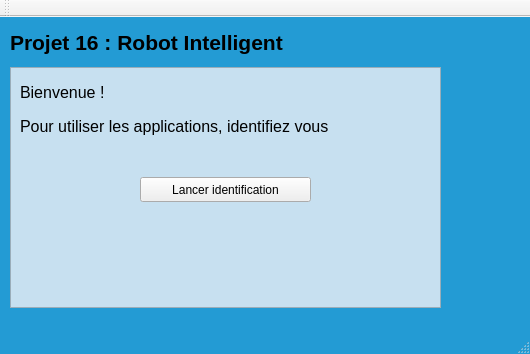
<?xml version="1.0" encoding="UTF-8"?>
<ui version="4.0">
 <class>MainWindow</class>
 <widget class="QMainWindow" name="MainWindow">
  <property name="geometry">
   <rect>
    <x>0</x>
    <y>0</y>
    <width>530</width>
    <height>354</height>
   </rect>
  </property>
  <property name="palette">
   <palette>
    <active>
     <colorrole role="WindowText">
      <brush brushstyle="SolidPattern">
       <color alpha="255">
        <red>0</red>
        <green>0</green>
        <blue>0</blue>
       </color>
      </brush>
     </colorrole>
     <colorrole role="Button">
      <brush brushstyle="SolidPattern">
       <color alpha="255">
        <red>35</red>
        <green>155</green>
        <blue>212</blue>
       </color>
      </brush>
     </colorrole>
     <colorrole role="Light">
      <brush brushstyle="SolidPattern">
       <color alpha="255">
        <red>105</red>
        <green>207</green>
        <blue>255</blue>
       </color>
      </brush>
     </colorrole>
     <colorrole role="Midlight">
      <brush brushstyle="SolidPattern">
       <color alpha="255">
        <red>70</red>
        <green>181</green>
        <blue>233</blue>
       </color>
      </brush>
     </colorrole>
     <colorrole role="Dark">
      <brush brushstyle="SolidPattern">
       <color alpha="255">
        <red>17</red>
        <green>77</green>
        <blue>106</blue>
       </color>
      </brush>
     </colorrole>
     <colorrole role="Mid">
      <brush brushstyle="SolidPattern">
       <color alpha="255">
        <red>23</red>
        <green>103</green>
        <blue>141</blue>
       </color>
      </brush>
     </colorrole>
     <colorrole role="Text">
      <brush brushstyle="SolidPattern">
       <color alpha="255">
        <red>0</red>
        <green>0</green>
        <blue>0</blue>
       </color>
      </brush>
     </colorrole>
     <colorrole role="BrightText">
      <brush brushstyle="SolidPattern">
       <color alpha="255">
        <red>255</red>
        <green>255</green>
        <blue>255</blue>
       </color>
      </brush>
     </colorrole>
     <colorrole role="ButtonText">
      <brush brushstyle="SolidPattern">
       <color alpha="255">
        <red>0</red>
        <green>0</green>
        <blue>0</blue>
       </color>
      </brush>
     </colorrole>
     <colorrole role="Base">
      <brush brushstyle="SolidPattern">
       <color alpha="255">
        <red>255</red>
        <green>255</green>
        <blue>255</blue>
       </color>
      </brush>
     </colorrole>
     <colorrole role="Window">
      <brush brushstyle="SolidPattern">
       <color alpha="255">
        <red>35</red>
        <green>155</green>
        <blue>212</blue>
       </color>
      </brush>
     </colorrole>
     <colorrole role="Shadow">
      <brush brushstyle="SolidPattern">
       <color alpha="255">
        <red>0</red>
        <green>0</green>
        <blue>0</blue>
       </color>
      </brush>
     </colorrole>
     <colorrole role="AlternateBase">
      <brush brushstyle="SolidPattern">
       <color alpha="255">
        <red>145</red>
        <green>205</green>
        <blue>233</blue>
       </color>
      </brush>
     </colorrole>
     <colorrole role="ToolTipBase">
      <brush brushstyle="SolidPattern">
       <color alpha="255">
        <red>255</red>
        <green>255</green>
        <blue>220</blue>
       </color>
      </brush>
     </colorrole>
     <colorrole role="ToolTipText">
      <brush brushstyle="SolidPattern">
       <color alpha="255">
        <red>0</red>
        <green>0</green>
        <blue>0</blue>
       </color>
      </brush>
     </colorrole>
    </active>
    <inactive>
     <colorrole role="WindowText">
      <brush brushstyle="SolidPattern">
       <color alpha="255">
        <red>0</red>
        <green>0</green>
        <blue>0</blue>
       </color>
      </brush>
     </colorrole>
     <colorrole role="Button">
      <brush brushstyle="SolidPattern">
       <color alpha="255">
        <red>35</red>
        <green>155</green>
        <blue>212</blue>
       </color>
      </brush>
     </colorrole>
     <colorrole role="Light">
      <brush brushstyle="SolidPattern">
       <color alpha="255">
        <red>105</red>
        <green>207</green>
        <blue>255</blue>
       </color>
      </brush>
     </colorrole>
     <colorrole role="Midlight">
      <brush brushstyle="SolidPattern">
       <color alpha="255">
        <red>70</red>
        <green>181</green>
        <blue>233</blue>
       </color>
      </brush>
     </colorrole>
     <colorrole role="Dark">
      <brush brushstyle="SolidPattern">
       <color alpha="255">
        <red>17</red>
        <green>77</green>
        <blue>106</blue>
       </color>
      </brush>
     </colorrole>
     <colorrole role="Mid">
      <brush brushstyle="SolidPattern">
       <color alpha="255">
        <red>23</red>
        <green>103</green>
        <blue>141</blue>
       </color>
      </brush>
     </colorrole>
     <colorrole role="Text">
      <brush brushstyle="SolidPattern">
       <color alpha="255">
        <red>0</red>
        <green>0</green>
        <blue>0</blue>
       </color>
      </brush>
     </colorrole>
     <colorrole role="BrightText">
      <brush brushstyle="SolidPattern">
       <color alpha="255">
        <red>255</red>
        <green>255</green>
        <blue>255</blue>
       </color>
      </brush>
     </colorrole>
     <colorrole role="ButtonText">
      <brush brushstyle="SolidPattern">
       <color alpha="255">
        <red>0</red>
        <green>0</green>
        <blue>0</blue>
       </color>
      </brush>
     </colorrole>
     <colorrole role="Base">
      <brush brushstyle="SolidPattern">
       <color alpha="255">
        <red>255</red>
        <green>255</green>
        <blue>255</blue>
       </color>
      </brush>
     </colorrole>
     <colorrole role="Window">
      <brush brushstyle="SolidPattern">
       <color alpha="255">
        <red>35</red>
        <green>155</green>
        <blue>212</blue>
       </color>
      </brush>
     </colorrole>
     <colorrole role="Shadow">
      <brush brushstyle="SolidPattern">
       <color alpha="255">
        <red>0</red>
        <green>0</green>
        <blue>0</blue>
       </color>
      </brush>
     </colorrole>
     <colorrole role="AlternateBase">
      <brush brushstyle="SolidPattern">
       <color alpha="255">
        <red>145</red>
        <green>205</green>
        <blue>233</blue>
       </color>
      </brush>
     </colorrole>
     <colorrole role="ToolTipBase">
      <brush brushstyle="SolidPattern">
       <color alpha="255">
        <red>255</red>
        <green>255</green>
        <blue>220</blue>
       </color>
      </brush>
     </colorrole>
     <colorrole role="ToolTipText">
      <brush brushstyle="SolidPattern">
       <color alpha="255">
        <red>0</red>
        <green>0</green>
        <blue>0</blue>
       </color>
      </brush>
     </colorrole>
    </inactive>
    <disabled>
     <colorrole role="WindowText">
      <brush brushstyle="SolidPattern">
       <color alpha="255">
        <red>17</red>
        <green>77</green>
        <blue>106</blue>
       </color>
      </brush>
     </colorrole>
     <colorrole role="Button">
      <brush brushstyle="SolidPattern">
       <color alpha="255">
        <red>35</red>
        <green>155</green>
        <blue>212</blue>
       </color>
      </brush>
     </colorrole>
     <colorrole role="Light">
      <brush brushstyle="SolidPattern">
       <color alpha="255">
        <red>105</red>
        <green>207</green>
        <blue>255</blue>
       </color>
      </brush>
     </colorrole>
     <colorrole role="Midlight">
      <brush brushstyle="SolidPattern">
       <color alpha="255">
        <red>70</red>
        <green>181</green>
        <blue>233</blue>
       </color>
      </brush>
     </colorrole>
     <colorrole role="Dark">
      <brush brushstyle="SolidPattern">
       <color alpha="255">
        <red>17</red>
        <green>77</green>
        <blue>106</blue>
       </color>
      </brush>
     </colorrole>
     <colorrole role="Mid">
      <brush brushstyle="SolidPattern">
       <color alpha="255">
        <red>23</red>
        <green>103</green>
        <blue>141</blue>
       </color>
      </brush>
     </colorrole>
     <colorrole role="Text">
      <brush brushstyle="SolidPattern">
       <color alpha="255">
        <red>17</red>
        <green>77</green>
        <blue>106</blue>
       </color>
      </brush>
     </colorrole>
     <colorrole role="BrightText">
      <brush brushstyle="SolidPattern">
       <color alpha="255">
        <red>255</red>
        <green>255</green>
        <blue>255</blue>
       </color>
      </brush>
     </colorrole>
     <colorrole role="ButtonText">
      <brush brushstyle="SolidPattern">
       <color alpha="255">
        <red>17</red>
        <green>77</green>
        <blue>106</blue>
       </color>
      </brush>
     </colorrole>
     <colorrole role="Base">
      <brush brushstyle="SolidPattern">
       <color alpha="255">
        <red>35</red>
        <green>155</green>
        <blue>212</blue>
       </color>
      </brush>
     </colorrole>
     <colorrole role="Window">
      <brush brushstyle="SolidPattern">
       <color alpha="255">
        <red>35</red>
        <green>155</green>
        <blue>212</blue>
       </color>
      </brush>
     </colorrole>
     <colorrole role="Shadow">
      <brush brushstyle="SolidPattern">
       <color alpha="255">
        <red>0</red>
        <green>0</green>
        <blue>0</blue>
       </color>
      </brush>
     </colorrole>
     <colorrole role="AlternateBase">
      <brush brushstyle="SolidPattern">
       <color alpha="255">
        <red>35</red>
        <green>155</green>
        <blue>212</blue>
       </color>
      </brush>
     </colorrole>
     <colorrole role="ToolTipBase">
      <brush brushstyle="SolidPattern">
       <color alpha="255">
        <red>255</red>
        <green>255</green>
        <blue>220</blue>
       </color>
      </brush>
     </colorrole>
     <colorrole role="ToolTipText">
      <brush brushstyle="SolidPattern">
       <color alpha="255">
        <red>0</red>
        <green>0</green>
        <blue>0</blue>
       </color>
      </brush>
     </colorrole>
    </disabled>
   </palette>
  </property>
  <property name="windowTitle">
   <string>MainWindow</string>
  </property>
  <property name="styleSheet">
   <string notr="true">Qwidget{background-color : rgb(200, 223, 237)}</string>
  </property>
  <widget class="QWidget" name="centralWidget">
   <property name="palette">
    <palette>
     <active>
      <colorrole role="WindowText">
       <brush brushstyle="SolidPattern">
        <color alpha="255">
         <red>0</red>
         <green>0</green>
         <blue>0</blue>
        </color>
       </brush>
      </colorrole>
      <colorrole role="Button">
       <brush brushstyle="SolidPattern">
        <color alpha="255">
         <red>79</red>
         <green>179</green>
         <blue>226</blue>
        </color>
       </brush>
      </colorrole>
      <colorrole role="Light">
       <brush brushstyle="SolidPattern">
        <color alpha="255">
         <red>174</red>
         <green>229</green>
         <blue>255</blue>
        </color>
       </brush>
      </colorrole>
      <colorrole role="Midlight">
       <brush brushstyle="SolidPattern">
        <color alpha="255">
         <red>126</red>
         <green>204</green>
         <blue>240</blue>
        </color>
       </brush>
      </colorrole>
      <colorrole role="Dark">
       <brush brushstyle="SolidPattern">
        <color alpha="255">
         <red>39</red>
         <green>89</green>
         <blue>113</blue>
        </color>
       </brush>
      </colorrole>
      <colorrole role="Mid">
       <brush brushstyle="SolidPattern">
        <color alpha="255">
         <red>52</red>
         <green>119</green>
         <blue>151</blue>
        </color>
       </brush>
      </colorrole>
      <colorrole role="Text">
       <brush brushstyle="SolidPattern">
        <color alpha="255">
         <red>0</red>
         <green>0</green>
         <blue>0</blue>
        </color>
       </brush>
      </colorrole>
      <colorrole role="BrightText">
       <brush brushstyle="SolidPattern">
        <color alpha="255">
         <red>255</red>
         <green>255</green>
         <blue>255</blue>
        </color>
       </brush>
      </colorrole>
      <colorrole role="ButtonText">
       <brush brushstyle="SolidPattern">
        <color alpha="255">
         <red>0</red>
         <green>0</green>
         <blue>0</blue>
        </color>
       </brush>
      </colorrole>
      <colorrole role="Base">
       <brush brushstyle="SolidPattern">
        <color alpha="255">
         <red>255</red>
         <green>255</green>
         <blue>255</blue>
        </color>
       </brush>
      </colorrole>
      <colorrole role="Window">
       <brush brushstyle="SolidPattern">
        <color alpha="255">
         <red>79</red>
         <green>179</green>
         <blue>226</blue>
        </color>
       </brush>
      </colorrole>
      <colorrole role="Shadow">
       <brush brushstyle="SolidPattern">
        <color alpha="255">
         <red>0</red>
         <green>0</green>
         <blue>0</blue>
        </color>
       </brush>
      </colorrole>
      <colorrole role="AlternateBase">
       <brush brushstyle="SolidPattern">
        <color alpha="255">
         <red>167</red>
         <green>217</green>
         <blue>240</blue>
        </color>
       </brush>
      </colorrole>
      <colorrole role="ToolTipBase">
       <brush brushstyle="SolidPattern">
        <color alpha="255">
         <red>255</red>
         <green>255</green>
         <blue>220</blue>
        </color>
       </brush>
      </colorrole>
      <colorrole role="ToolTipText">
       <brush brushstyle="SolidPattern">
        <color alpha="255">
         <red>0</red>
         <green>0</green>
         <blue>0</blue>
        </color>
       </brush>
      </colorrole>
     </active>
     <inactive>
      <colorrole role="WindowText">
       <brush brushstyle="SolidPattern">
        <color alpha="255">
         <red>0</red>
         <green>0</green>
         <blue>0</blue>
        </color>
       </brush>
      </colorrole>
      <colorrole role="Button">
       <brush brushstyle="SolidPattern">
        <color alpha="255">
         <red>79</red>
         <green>179</green>
         <blue>226</blue>
        </color>
       </brush>
      </colorrole>
      <colorrole role="Light">
       <brush brushstyle="SolidPattern">
        <color alpha="255">
         <red>174</red>
         <green>229</green>
         <blue>255</blue>
        </color>
       </brush>
      </colorrole>
      <colorrole role="Midlight">
       <brush brushstyle="SolidPattern">
        <color alpha="255">
         <red>126</red>
         <green>204</green>
         <blue>240</blue>
        </color>
       </brush>
      </colorrole>
      <colorrole role="Dark">
       <brush brushstyle="SolidPattern">
        <color alpha="255">
         <red>39</red>
         <green>89</green>
         <blue>113</blue>
        </color>
       </brush>
      </colorrole>
      <colorrole role="Mid">
       <brush brushstyle="SolidPattern">
        <color alpha="255">
         <red>52</red>
         <green>119</green>
         <blue>151</blue>
        </color>
       </brush>
      </colorrole>
      <colorrole role="Text">
       <brush brushstyle="SolidPattern">
        <color alpha="255">
         <red>0</red>
         <green>0</green>
         <blue>0</blue>
        </color>
       </brush>
      </colorrole>
      <colorrole role="BrightText">
       <brush brushstyle="SolidPattern">
        <color alpha="255">
         <red>255</red>
         <green>255</green>
         <blue>255</blue>
        </color>
       </brush>
      </colorrole>
      <colorrole role="ButtonText">
       <brush brushstyle="SolidPattern">
        <color alpha="255">
         <red>0</red>
         <green>0</green>
         <blue>0</blue>
        </color>
       </brush>
      </colorrole>
      <colorrole role="Base">
       <brush brushstyle="SolidPattern">
        <color alpha="255">
         <red>255</red>
         <green>255</green>
         <blue>255</blue>
        </color>
       </brush>
      </colorrole>
      <colorrole role="Window">
       <brush brushstyle="SolidPattern">
        <color alpha="255">
         <red>79</red>
         <green>179</green>
         <blue>226</blue>
        </color>
       </brush>
      </colorrole>
      <colorrole role="Shadow">
       <brush brushstyle="SolidPattern">
        <color alpha="255">
         <red>0</red>
         <green>0</green>
         <blue>0</blue>
        </color>
       </brush>
      </colorrole>
      <colorrole role="AlternateBase">
       <brush brushstyle="SolidPattern">
        <color alpha="255">
         <red>167</red>
         <green>217</green>
         <blue>240</blue>
        </color>
       </brush>
      </colorrole>
      <colorrole role="ToolTipBase">
       <brush brushstyle="SolidPattern">
        <color alpha="255">
         <red>255</red>
         <green>255</green>
         <blue>220</blue>
        </color>
       </brush>
      </colorrole>
      <colorrole role="ToolTipText">
       <brush brushstyle="SolidPattern">
        <color alpha="255">
         <red>0</red>
         <green>0</green>
         <blue>0</blue>
        </color>
       </brush>
      </colorrole>
     </inactive>
     <disabled>
      <colorrole role="WindowText">
       <brush brushstyle="SolidPattern">
        <color alpha="255">
         <red>39</red>
         <green>89</green>
         <blue>113</blue>
        </color>
       </brush>
      </colorrole>
      <colorrole role="Button">
       <brush brushstyle="SolidPattern">
        <color alpha="255">
         <red>79</red>
         <green>179</green>
         <blue>226</blue>
        </color>
       </brush>
      </colorrole>
      <colorrole role="Light">
       <brush brushstyle="SolidPattern">
        <color alpha="255">
         <red>174</red>
         <green>229</green>
         <blue>255</blue>
        </color>
       </brush>
      </colorrole>
      <colorrole role="Midlight">
       <brush brushstyle="SolidPattern">
        <color alpha="255">
         <red>126</red>
         <green>204</green>
         <blue>240</blue>
        </color>
       </brush>
      </colorrole>
      <colorrole role="Dark">
       <brush brushstyle="SolidPattern">
        <color alpha="255">
         <red>39</red>
         <green>89</green>
         <blue>113</blue>
        </color>
       </brush>
      </colorrole>
      <colorrole role="Mid">
       <brush brushstyle="SolidPattern">
        <color alpha="255">
         <red>52</red>
         <green>119</green>
         <blue>151</blue>
        </color>
       </brush>
      </colorrole>
      <colorrole role="Text">
       <brush brushstyle="SolidPattern">
        <color alpha="255">
         <red>39</red>
         <green>89</green>
         <blue>113</blue>
        </color>
       </brush>
      </colorrole>
      <colorrole role="BrightText">
       <brush brushstyle="SolidPattern">
        <color alpha="255">
         <red>255</red>
         <green>255</green>
         <blue>255</blue>
        </color>
       </brush>
      </colorrole>
      <colorrole role="ButtonText">
       <brush brushstyle="SolidPattern">
        <color alpha="255">
         <red>39</red>
         <green>89</green>
         <blue>113</blue>
        </color>
       </brush>
      </colorrole>
      <colorrole role="Base">
       <brush brushstyle="SolidPattern">
        <color alpha="255">
         <red>79</red>
         <green>179</green>
         <blue>226</blue>
        </color>
       </brush>
      </colorrole>
      <colorrole role="Window">
       <brush brushstyle="SolidPattern">
        <color alpha="255">
         <red>79</red>
         <green>179</green>
         <blue>226</blue>
        </color>
       </brush>
      </colorrole>
      <colorrole role="Shadow">
       <brush brushstyle="SolidPattern">
        <color alpha="255">
         <red>0</red>
         <green>0</green>
         <blue>0</blue>
        </color>
       </brush>
      </colorrole>
      <colorrole role="AlternateBase">
       <brush brushstyle="SolidPattern">
        <color alpha="255">
         <red>79</red>
         <green>179</green>
         <blue>226</blue>
        </color>
       </brush>
      </colorrole>
      <colorrole role="ToolTipBase">
       <brush brushstyle="SolidPattern">
        <color alpha="255">
         <red>255</red>
         <green>255</green>
         <blue>220</blue>
        </color>
       </brush>
      </colorrole>
      <colorrole role="ToolTipText">
       <brush brushstyle="SolidPattern">
        <color alpha="255">
         <red>0</red>
         <green>0</green>
         <blue>0</blue>
        </color>
       </brush>
      </colorrole>
     </disabled>
    </palette>
   </property>
   <property name="styleSheet">
    <string notr="true">Qwidget{ background-color : #239bd4}</string>
   </property>
   <widget class="QFrame" name="frame">
    <property name="geometry">
     <rect>
      <x>10</x>
      <y>50</y>
      <width>431</width>
      <height>241</height>
     </rect>
    </property>
    <property name="palette">
     <palette>
      <active>
       <colorrole role="Button">
        <brush brushstyle="SolidPattern">
         <color alpha="255">
          <red>199</red>
          <green>224</green>
          <blue>240</blue>
         </color>
        </brush>
       </colorrole>
       <colorrole role="Base">
        <brush brushstyle="SolidPattern">
         <color alpha="255">
          <red>199</red>
          <green>224</green>
          <blue>240</blue>
         </color>
        </brush>
       </colorrole>
       <colorrole role="Window">
        <brush brushstyle="SolidPattern">
         <color alpha="255">
          <red>199</red>
          <green>224</green>
          <blue>240</blue>
         </color>
        </brush>
       </colorrole>
      </active>
      <inactive>
       <colorrole role="Button">
        <brush brushstyle="SolidPattern">
         <color alpha="255">
          <red>199</red>
          <green>224</green>
          <blue>240</blue>
         </color>
        </brush>
       </colorrole>
       <colorrole role="Base">
        <brush brushstyle="SolidPattern">
         <color alpha="255">
          <red>199</red>
          <green>224</green>
          <blue>240</blue>
         </color>
        </brush>
       </colorrole>
       <colorrole role="Window">
        <brush brushstyle="SolidPattern">
         <color alpha="255">
          <red>199</red>
          <green>224</green>
          <blue>240</blue>
         </color>
        </brush>
       </colorrole>
      </inactive>
      <disabled>
       <colorrole role="Button">
        <brush brushstyle="SolidPattern">
         <color alpha="255">
          <red>199</red>
          <green>224</green>
          <blue>240</blue>
         </color>
        </brush>
       </colorrole>
       <colorrole role="Base">
        <brush brushstyle="SolidPattern">
         <color alpha="255">
          <red>199</red>
          <green>224</green>
          <blue>240</blue>
         </color>
        </brush>
       </colorrole>
       <colorrole role="Window">
        <brush brushstyle="SolidPattern">
         <color alpha="255">
          <red>199</red>
          <green>224</green>
          <blue>240</blue>
         </color>
        </brush>
       </colorrole>
      </disabled>
     </palette>
    </property>
    <property name="styleSheet">
     <string notr="true">QFrame{background-color : #c7e0f0}</string>
    </property>
    <property name="frameShape">
     <enum>QFrame::StyledPanel</enum>
    </property>
    <property name="frameShadow">
     <enum>QFrame::Raised</enum>
    </property>
    <widget class="QLabel" name="label_2">
     <property name="geometry">
      <rect>
       <x>10</x>
       <y>10</y>
       <width>201</width>
       <height>31</height>
      </rect>
     </property>
     <property name="text">
      <string>&lt;html&gt;&lt;head/&gt;&lt;body&gt;&lt;p&gt;&lt;span style=&quot; font-size:12pt;&quot;&gt; Bienvenue !&lt;/span&gt;&lt;/p&gt;&lt;/body&gt;&lt;/html&gt;</string>
     </property>
    </widget>
    <widget class="QLabel" name="label_3">
     <property name="geometry">
      <rect>
       <x>10</x>
       <y>50</y>
       <width>411</width>
       <height>41</height>
      </rect>
     </property>
     <property name="text">
      <string>&lt;html&gt;&lt;head/&gt;&lt;body&gt;&lt;p&gt;&lt;span style=&quot; font-size:12pt;&quot;&gt;Pour utiliser les applications, identifiez vous&lt;/span&gt;&lt;/p&gt;&lt;p&gt;&lt;br/&gt;&lt;/p&gt;&lt;/body&gt;&lt;/html&gt;</string>
     </property>
    </widget>
    <widget class="QPushButton" name="pushButton">
     <property name="geometry">
      <rect>
       <x>130</x>
       <y>110</y>
       <width>171</width>
       <height>25</height>
      </rect>
     </property>
     <property name="text">
      <string>Lancer identification</string>
     </property>
    </widget>
    <widget class="QLabel" name="label_5">
     <property name="geometry">
      <rect>
       <x>10</x>
       <y>160</y>
       <width>311</width>
       <height>31</height>
      </rect>
     </property>
     <property name="text">
      <string/>
     </property>
    </widget>
   </widget>
   <widget class="QLabel" name="label">
    <property name="geometry">
     <rect>
      <x>10</x>
      <y>10</y>
      <width>331</width>
      <height>31</height>
     </rect>
    </property>
    <property name="text">
     <string>&lt;html&gt;&lt;head/&gt;&lt;body&gt;&lt;p&gt;&lt;span style=&quot; font-size:16pt; font-weight:600;&quot;&gt;Projet 16 : Robot Intelligent&lt;/span&gt;&lt;/p&gt;&lt;/body&gt;&lt;/html&gt;</string>
    </property>
   </widget>
   <widget class="QLabel" name="label_4">
    <property name="geometry">
     <rect>
      <x>430</x>
      <y>0</y>
      <width>91</width>
      <height>131</height>
     </rect>
    </property>
    <property name="styleSheet">
     <string notr="true">QLabel{ background-image: url(:/Pepper.png) }</string>
    </property>
    <property name="text">
     <string/>
    </property>
    <property name="pixmap">
     <pixmap>Pepper.png</pixmap>
    </property>
    <property name="scaledContents">
     <bool>true</bool>
    </property>
   </widget>
   <zorder>label</zorder>
   <zorder>frame</zorder>
   <zorder>label_4</zorder>
  </widget>
  <widget class="QMenuBar" name="menuBar">
   <property name="geometry">
    <rect>
     <x>0</x>
     <y>0</y>
     <width>530</width>
     <height>22</height>
    </rect>
   </property>
  </widget>
  <widget class="QToolBar" name="mainToolBar">
   <attribute name="toolBarArea">
    <enum>TopToolBarArea</enum>
   </attribute>
   <attribute name="toolBarBreak">
    <bool>false</bool>
   </attribute>
  </widget>
  <widget class="QStatusBar" name="statusBar"/>
 </widget>
 <layoutdefault spacing="6" margin="11"/>
 <resources/>
 <connections/>
</ui>
